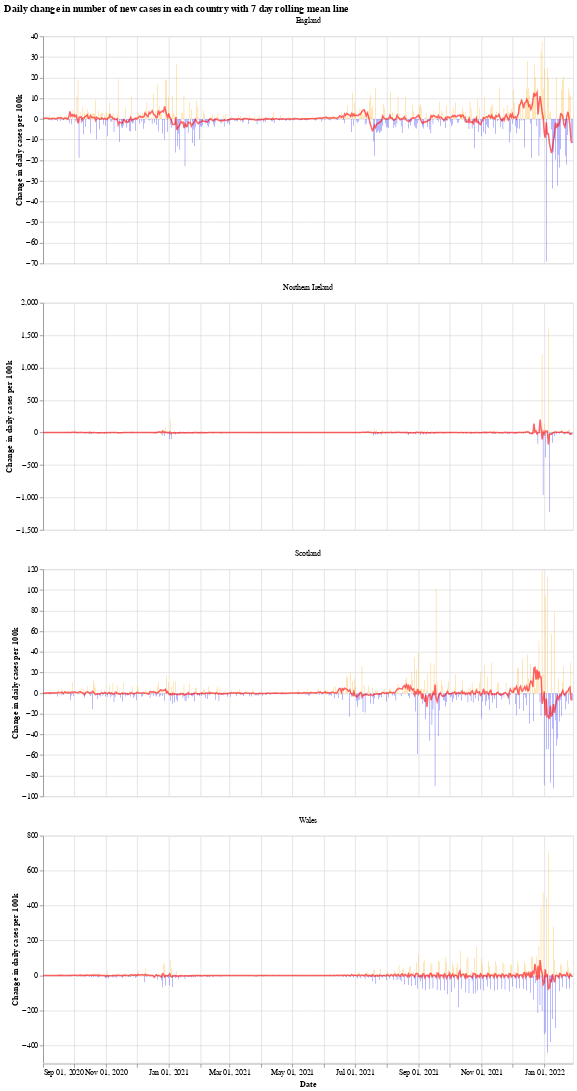

Notebook code cell kept with this figure:
### Markdown cell above
We will use the Python library `Altair` for visualising the data, see the [altair docs](https://altair-viz.github.io/) for more information.

First we have a graph which shows the daily change in the number of new cases for each country. This number jumps up and down all over the place, which is likely due to delay in reporting of new cases over the weekend. Another interesting thing is that it looks like the daily cases in Wales experienced a much shorter period of calm over the summer (calm in the sense of daily cases not jumping up and down).

The orange bars are days when the number of new cases (per 100k population) was more than the previous day, while the blue are days when the number of new cases dropped. The red line is the 7 day moving average. 

When the moving average line is below 0, it means that there is a consistent drop in new cases. We can see this clearly happening around the times that lockdowns were introduced (though, to varying degrees). I will update the graphs soon with a marker of when each lockdown started.

### Code cell
# collapse
import altair as alt

bars = alt.Chart(uk_cases).mark_bar().encode(
    x=alt.X("yearmonthdate(date):T", axis=alt.Axis(title='Date')),
    y=alt.Y("casesChangeRate:Q", axis=alt.Axis(title='Change in daily cases per 100k')),
    tooltip='casesChange',
    color=alt.condition(
        alt.datum.casesChangeRate > 0,
        alt.value("orange"),  # The positive color
        alt.value("blue")  # The negative color
    )
).properties(title='Daily change in number of new cases with 7 day rolling mean',width=700).interactive()

line = alt.Chart(uk_cases).mark_line(
    color='red',
    size=2,
    opacity=0.6
).transform_window(
    rolling_mean='mean(casesChangeRate)',
    frame=[0, 7],
    groupby=['areaName']
).encode(
    x='yearmonthdate(date):T',
    y='rolling_mean:Q'
)

alt.layer(bars, line, data=uk_cases).facet(alt.Column(
    'areaName', title=''), columns=1).resolve_scale(y='independent').properties(title='Daily change in number of new cases in each country with 7 day rolling mean line')

### Figure 1 — Vega-Lite specification as saved in the notebook (floating-point values rounded to 4 significant figures; data arrays with more than 128 entries replaced by an {"elided": "..."} marker saying what was removed)
{"config": {"view": {"continuousWidth": 400, "continuousHeight": 300}}, "data": {"name": "data-e2095e4f2e93c738a8b3540d66766f5e"}, "facet": {"type": "nominal", "field": "areaName", "title": ""}, "spec": {"layer": [{"mark": "bar", "encoding": {"color": {"condition": {"value": "orange", "test": "(datum.casesChangeRate > 0)"}, "value": "blue"}, "tooltip": {"type": "quantitative", "field": "casesChange"}, "x": {"type": "temporal", "axis": {"title": "Date"}, "field": "date", "timeUnit": "yearmonthdate"}, "y": {"type": "quantitative", "axis": {"title": "Change in daily cases per 100k"}, "field": "casesChangeRate"}}, "selection": {"selector001": {"type": "interval", "bind": "scales", "encodings": ["x", "y"]}}, "title": "Daily change in number of new cases with 7 day rolling mean", "width": 700}, {"mark": {"type": "line", "color": "red", "opacity": 0.6, "size": 2}, "encoding": {"x": {"type": "temporal", "field": "date", "timeUnit": "yearmonthdate"}, "y": {"type": "quantitative", "field": "rolling_mean"}}, "transform": [{"window": [{"op": "mean", "field": "casesChangeRate", "as": "rolling_mean"}], "frame": [0, 7], "groupby": ["areaName"]}]}]}, "columns": 1, "resolve": {"scale": {"y": "independent"}}, "title": "Daily change in number of new cases in each country with 7 day rolling mean line", "$schema": "https://vega.github.io/schema/vega-lite/v4.8.1.json", "datasets": {"data-e2095e4f2e93c738a8b3540d66766f5e": {"elided": "2060 records"}}}
